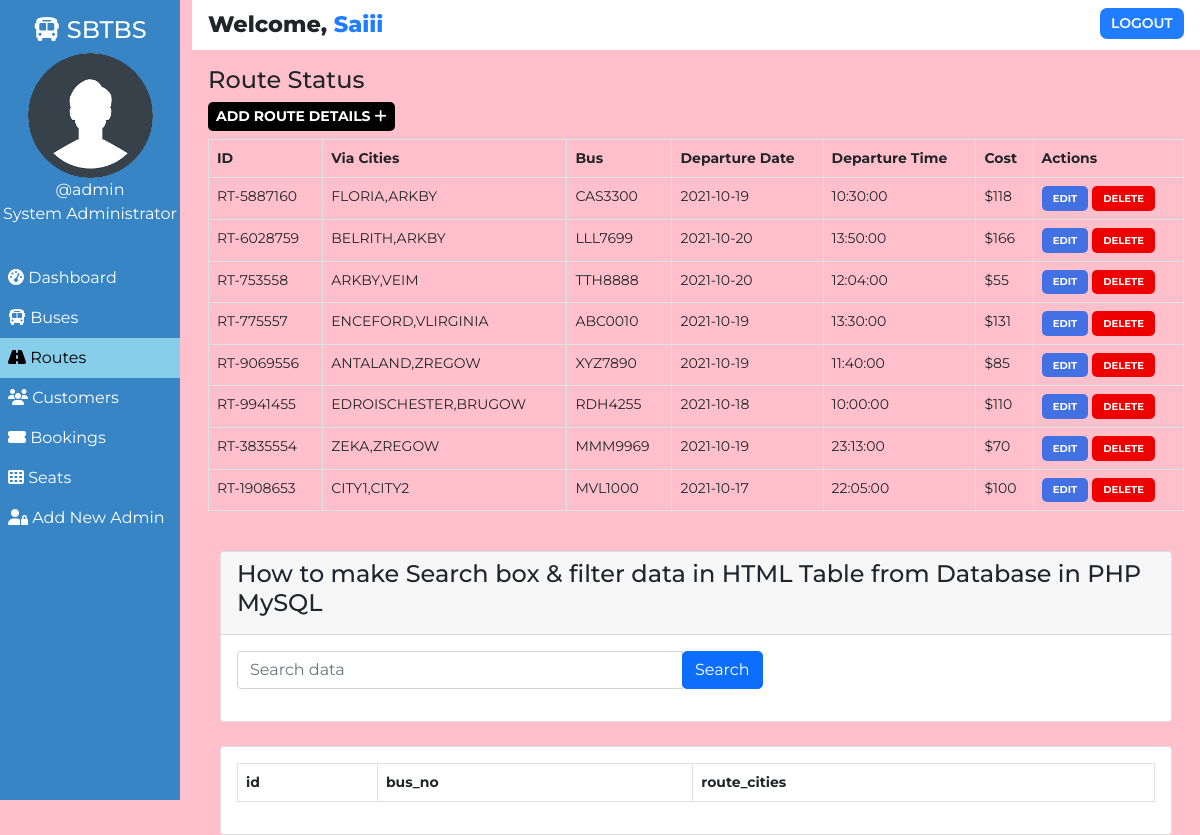
Screenshot of /admin/route.php (signed in) with the database file from the repository.
### tables this page shows
CREATE TABLE `users` (
  `user_id` int(11) NOT NULL,
  `user_fullname` varchar(100) NOT NULL,
  `user_name` varchar(30) NOT NULL,
  `user_password` varchar(255) NOT NULL,
  `user_created` datetime NOT NULL DEFAULT CURRENT_TIMESTAMP
);

CREATE TABLE `routes` (
  `id` int(100) NOT NULL,
  `route_id` varchar(255) NOT NULL,
  `bus_no` varchar(155) NOT NULL,
  `route_cities` varchar(255) NOT NULL,
  `route_dep_date` date NOT NULL,
  `route_dep_time` time NOT NULL,
  `route_step_cost` int(100) NOT NULL,
  `route_created` datetime NOT NULL DEFAULT CURRENT_TIMESTAMP
);

### admin/route.php (the view, shortened to what this page needs)
<!DOCTYPE html>
<html lang="en">
<head>
    <link href="https://cdn.jsdelivr.net/npm/bootstrap@5.0.1/dist/css/bootstrap.min.css" rel="stylesheet">
    <?php
        $page="route";
    ?>
</head>
<body>
    <?php require '../assets/partials/_admin-header.php';?>
        <?php
            $resultSql = "SELECT * FROM `routes` ORDER BY route_created DESC";
            $resultSqlResult = mysqli_query($conn, $resultSql);
            if(!mysqli_num_rows($resultSqlResult)){ ?>
                <div class="container mt-4">
                    <div id="noRoutes" class="alert alert-dark " role="alert">
                        <h1 class="alert-heading">No Routes Found!!</h1>
                        <p class="fw-light">Be the first person to add one!</p>
                        <hr>
                        <div id="addRouteAlert" class="alert alert-success" role="alert">
                                Click on <button id="add-button" class="button btn-sm"type="button"data-bs-toggle="modal" data-bs-target="#addModal">ADD <i class="fas fa-plus"></i></button> to add a route!
                        </div>
                    </div>
                </div>
            <?php }
            else { ?>
                <section id="route">
                    <div id="head">
                        <h4>Route Status</h4>
                    </div>
                    <div id="route-results">
                        <div>
                            <button id="add-button" class="button btn-sm"type="button"data-bs-toggle="modal" data-bs-target="#addModal">Add Route Details <i class="fas fa-plus"></i></button>
                        </div>
                        <table class="table table-hover table-bordered">
                            <thead>
                                <th>ID</th>
                                <th>Via Cities</th>
                                <th>Bus</th>
                                <th>Departure Date</th>
                                <th>Departure Time</th>
                                <th>Cost</th>
                                <th>Actions</th>
                            </thead>
                            <?php
                                while($row = mysqli_fetch_assoc($resultSqlResult))
                                {
                                    $id = $row["id"];
                                    $route_id = $row["route_id"];
                                    $route_cities = $row["route_cities"];
                                    $route_dep_time = $row["route_dep_time"];
                                    $route_dep_date = $row["route_dep_date"];
                                    $route_step_cost = $row["route_step_cost"];
                                    $bus_no = $row["bus_no"];
                                        ?>
                                    <tr>
                                        <td>
                                            <?php
                                                echo $route_id;
                                            ?>
                                        </td>
                                        <td>
                                            <?php
                                                echo $route_cities;
                                            ?>
                                        </td>
                                        <td>
                                            <?php
                                                echo $bus_no;
                                            ?>
                                        </td>
                                        <td>
                                            <?php
                                                echo $route_dep_date;
                                            ?>
                                        </td>
                                        <td>
                                            <?php
                                                echo $route_dep_time;
                                            ?>
                                        </td>
                                        <td>
                                            <?php
                                                echo '$'.$route_step_cost;?>
                                        </td>
                                        <td>
                                            <button class="button edit-button " data-link="<?php echo $_SERVER['REQUEST_URI']; ?>" data-id="<?php
                                                echo $id;?>" data-cities="<?php
                                                echo $route_cities;?>" data-cost="<?php
                                                echo $route_step_cost;?>" data-date="<?php
                                                echo $route_dep_date;
                                            ?>" data-time="<?php
                                            echo $route_dep_time;
                                            ?>" data-busno="<?php
                                            echo $bus_no;
                                            ?>"
                                            >Edit</button>
                                            <button class="button delete-button" data-bs-toggle="modal" data-bs-target="#deleteModal" data-id="<?php
                                                echo $id;?>">Delete</button>
                                        </td>
                                    </tr>
                                <?php
                                }
                            ?>
                        </table>
                    </div>
                    </section>
                    <section id="route">
                    <div class="container">
        <div class="row">
            <div class="col-md-12">
                <div class="card mt-4">
                    <div class="card-header">
                        <h4>How to make Search box & filter data in HTML Table from Database in PHP MySQL </h4>
                    </div>
                    <div class="card-body">
                        <div class="row">
                            <div class="col-md-7">
                                <form action="" method="GET">
                                    <div class="input-group mb-3">
                                        <input type="text" name="search" required value="<?php if(isset($_GET['search'])){echo $_GET['search']; } ?>" class="form-control" placeholder="Search data">
                                        <button type="submit" class="btn btn-primary">Search</button>
                                    </div>
                                </form>
                            </div>
                        </div>
                    </div>
                </div>
            </div>
            <div class="col-md-12">
                <div class="card mt-4">
                    <div class="card-body">
                        <table class="table table-bordered">
                            <thead>
                                <tr>
                                    <th>id</th>
                                    <th>bus_no</th>
                                    <th>route_cities</th>
                                </tr>
                            </thead>
                        </table>
                    </div>
                </div>
            </div>
        </div>
    </div>
                    </section>
                <?php  }
            ?>
    </main>
</body>
</html>

### assets/partials/_admin-header.php (shortened to what this page needs)
<?php
    $conn = db_connect();
    $user_id = $_SESSION['user_id'];
    $sql = "SELECT * FROM users WHERE user_id = $user_id";
    $result = mysqli_query($conn, $sql);
    if($row = mysqli_fetch_assoc($result))
    {
        $user_fullname = $row["user_fullname"];
        $user_name = $row["user_name"];
    }
?>
    <main id="container">
        <div id="sidebar">
            <h4><i class="fas fa-bus"></i> SBTBS</h4>
            <div>
                <img class="adminDp" src="../assets/img/userav-min.png" height="125px" alt="Admin Profile Pic">
                <p>
                    <?php  echo '@'.$user_name;  ?>
                </p>
                <p>System Administrator</p>
            </div>
            <ul id="options">
                <li class="option <?php if($page=='dashboard'){ echo 'active';}?>">
                    <a href="./dashboard.php">
                    <i class="fas fa-tachometer-alt"></i> Dashboard
                    </a>
                </li>
                <li class="option <?php if($page=='bus'){ echo 'active';}?>">
                    <a href="./bus.php">
                    <i class="fas fa-bus"></i> Buses
                    </a>
                </li>
                <li class="option <?php if($page=='route'){ echo 'active';}?>">
                    <a href="./route.php">
                    <i class="fas fa-road"></i> Routes
                    </a>
                </li>
                <li class="option <?php if($page=='customer'){ echo 'active';}?>">
                    <a href="./customer.php">
                    <i class="fas fa-users"></i> Customers
                    </a>
                </li>
                <li class="option <?php if($page=='booking'){ echo 'active';}?>">
                    <a href="./booking.php">
                    <i class="fas fa-ticket-alt"></i> Bookings
                    </a>
                </li>
                <li class="option <?php if($page=='seat'){ echo 'active';}?>">
                    <a href="./seat.php">
                    <i class="fas fa-th"></i> Seats
                    </a>
                </li>
                <li class="option <?php if($page=='signup'){ echo 'active';}?>">
                    <a href="./signup.php">
                    <i class="fas fa-user-lock"></i> Add New Admin
                    </a>
                </li>
            </ul>
        </div>
        <div id="main-content">
            <section id="welcome">
                <ul>
                    <li class="welcome-item">Welcome,
                        <span id="USER">
                            <?php
                                echo $user_fullname;
                            ?>
                        </span>
                    </li>
                    <li class="welcome-item">
                        <button id="logout" class="btn-sm">
                            <a href="../assets/partials/_logout.php">LOGOUT</a>
                        </button>
                    </li>
                </ul>
            </section>

### assets/styles/admin.php (style rules this page uses)
body { margin: 0; box-sizing: border-box; font-family: 'Montserrat', sans-serif; background-color: pink; }
html { scroll-behavior: smooth; }
*, *::after, *::before { box-sizing: inherit; }
#USER { color: #207DFF; }
.adminDp { border-radius: 50%; }
#welcome { background-color: white; }
#welcome ul { display: flex; justify-content: space-between; list-style-type: none; padding: 0; margin: 0; }
#welcome li { margin: 0 1rem; padding: 0.5rem 0; }
#welcome li:first-child { font-weight: 800; font-size: 1.4rem; }
#logout { padding: 0.3rem 0.7rem; background-color: #207DFF; font-weight: 600; outline: none; border: none; border-radius: 7px; }
#logout a { color: white; text-decoration: none; }
@media only screen and (min-width:1000px) { #sidebar { text-align: center; background-color: #3885c5; color: white; width: 15%; position: fixed; top: 0%; padding-top: 1rem; z-index: 2; height: 100vh; } }
@media only screen and (min-width:1000px) { #sidebar p { margin: 0; } }
@media only screen and (min-width:1000px) { #sidebar ul { margin-top: 2rem; } }
@media only screen and (min-width:1000px) { #options { list-style-type: none; text-align: left; padding-left: 0; } }
@media only screen and (min-width:1000px) { .option a { display: block; padding: 0.5rem; text-decoration: none; color: inherit; } }
@media only screen and (min-width:1000px) { .active { background-color:skyblue; color:black; } }
@media only screen and (min-width:1000px) { #main-content { margin-left: 16%; } }

### assets/styles/admin-options.php (style rules this page uses)
* { font-family: Montserrat; }
#booking #head, #customer #head, #route #head, #seat #head, #bus #head { padding-top: 1rem; }
#booking, #customer, #route, #bus, #seat { padding: 0 1rem; }
#booking-results > div, #customer-results > div, #route-results > div, #bus-results > div { margin-bottom: 0.5rem; }
#booking-results button, #customer-results button, #route button, #bus-results button { border-radius: 5px; }
.button { border: none; font-weight: bold; text-transform: uppercase; }
#add-button { background-color: black; color: white; }
#route table { width: 100%; }
table { font-size: 14px; }
#bus .edit-button, #bus .delete-button, #route .edit-button, #route .delete-button, #customer .edit-button, #customer .delete-button { padding: 0.3rem 0.7rem; }
table th,td { padding-left: 0.3rem; }
table button { color: white; }
.edit-button { background-color: #4370E2; }
.delete-button { background-color: #EF0000; }
.edit-button, .delete-button { font-size: 10px }

### rows the page displays
users: user_name "admin", user_fullname "Saiii"
routes: route "RT-5887160", route_cities "FLORIA,ARKBY", bus_no "CAS3300", route_dep_date "2021-10-19", route_dep_time "10:30:00", route_step_cost "118"
routes: route "RT-6028759", route_cities "BELRITH,ARKBY", bus_no "LLL7699", route_dep_date "2021-10-20", route_dep_time "13:50:00", route_step_cost "166"
routes: route "RT-753558", route_cities "ARKBY,VEIM", bus_no "TTH8888", route_dep_date "2021-10-20", route_dep_time "12:04:00", route_step_cost "55"
routes: route "RT-775557", route_cities "ENCEFORD,VLIRGINIA", bus_no "ABC0010", route_dep_date "2021-10-19", route_dep_time "13:30:00", route_step_cost "131"
routes: route "RT-9069556", route_cities "ANTALAND,ZREGOW", bus_no "XYZ7890", route_dep_date "2021-10-19", route_dep_time "11:40:00", route_step_cost "85"
routes: route "RT-9941455", route_cities "EDROISCHESTER,BRUGOW", bus_no "RDH4255", route_dep_date "2021-10-18", route_dep_time "10:00:00", route_step_cost "110"
routes: route "RT-3835554", route_cities "ZEKA,ZREGOW", bus_no "MMM9969", route_dep_date "2021-10-19", route_dep_time "23:13:00", route_step_cost "70"
routes: route "RT-1908653", route_cities "CITY1,CITY2", bus_no "MVL1000", route_dep_date "2021-10-17", route_dep_time "22:05:00", route_step_cost "100"
